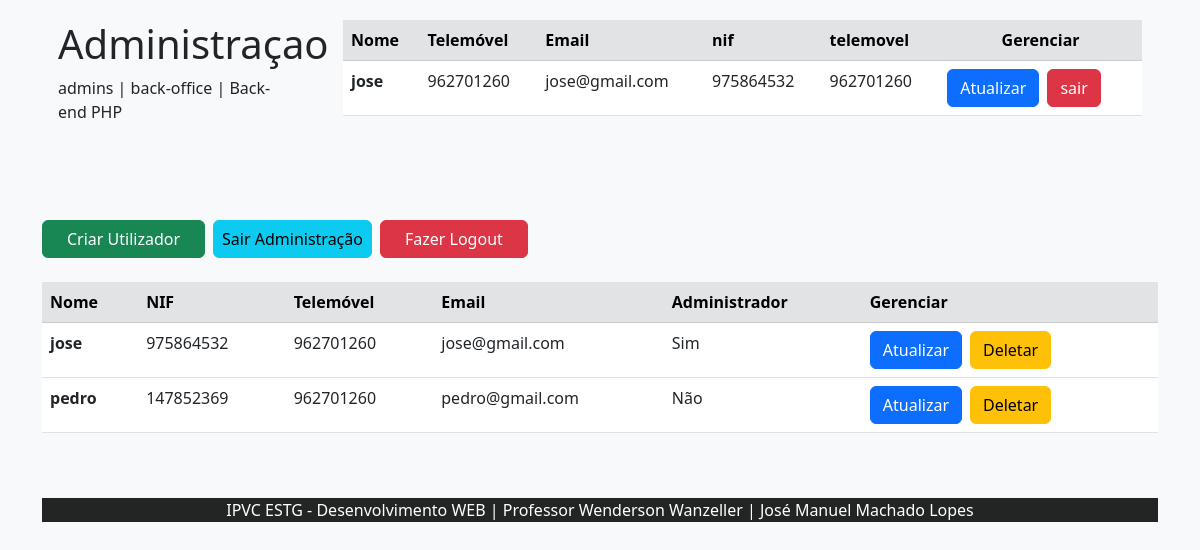
Page /pages/admin/admin_utilizadores/admin_utilizadores.php (signed in) on the earlier database version.
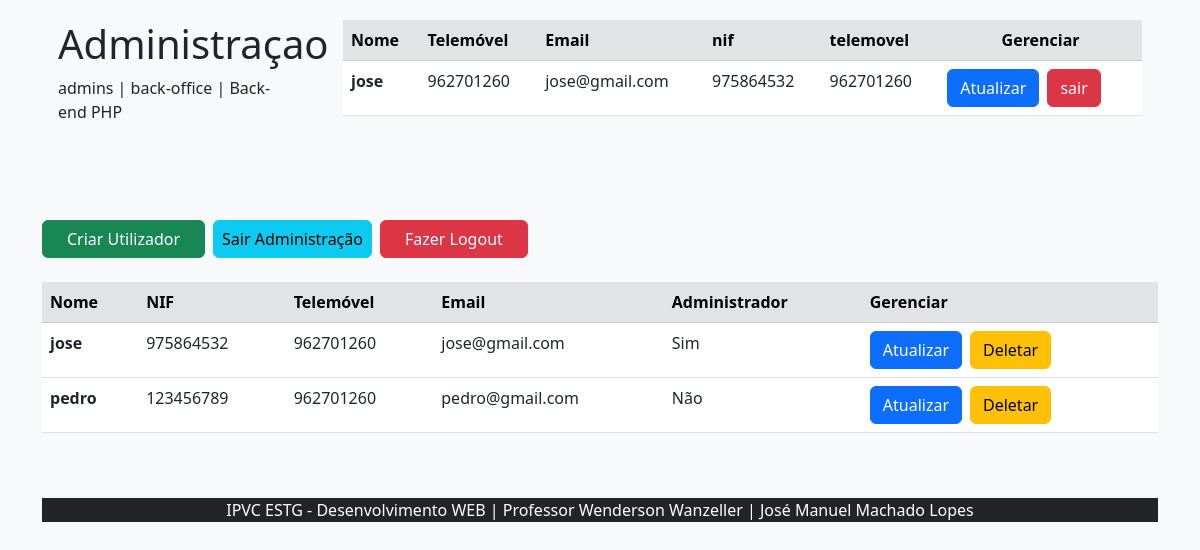
Same page on the later database version.
### tables this page shows
CREATE TABLE utilizadores(
        id INTEGER PRIMARY KEY,
        nome CHAR,  
        nif CHAR,  
        email CHAR NOT NULL, 
        telemovel   INTEGER,
        foto CHAR NULL, 
        administrador CHAR, 
        dono CHAR,
        pass_word CHAR NOT NULL
    );

### database/connections/repositorio.php (called while the page is built, shortened)
<?php
    function utilizador_data($id){
        $get = $GLOBALS['pdo']->prepare('SELECT*FROM utilizadores WHERE id = ?;');
        $get->bindValue(1, $id, PDO::PARAM_INT);
        $get->execute();
        return $get->fetch();
    }
    function todos_utilizadores(){
        $get = $GLOBALS['pdo']->query('SELECT*FROM utilizadores;');
        $utilizadores = [];
        while($lista  = $get->fetch()){
            $utilizadores[] = $lista;
        }
        return $utilizadores;
    }

### src/utils/auxiliadores.php (called while the page is built, shortened)
<?php
    include_once __DIR__.'/../../database/connections/repositorio.php';
function autenticado(){
    return isset($_SESSION['id']) ? true : false;
}
function utilizador(){
    if(autenticado()){
        return utilizador_data($_SESSION['id']);
    }else{
        return false;
    }
}

### pages/admin/admin_utilizadores/admin_utilizadores.php (the view, shortened to what this page needs)
<?php
require_once __DIR__ .'/../../../database/connections/repositorio.php';
require_once __DIR__ .'/../../../src/utils/auxiliadores.php';
$admin = utilizador();
$utilizadores = todos_utilizadores();
require_once __DIR__ . '/../../../pages/admin/templates/header.php';
?>
<link href="https://cdn.jsdelivr.net/npm/bootstrap@5.3.0-alpha3/dist/css/bootstrap.min.css" rel="stylesheet">
<main class="bg-light">
  <section class="py-4">
    <div class="d-flex justify-content">
      <a href="../criar_utilizador/criar_utilizador.php"><button class="btn btn-success px-4 me-2">Criar Utilizador</button></a>
      <a href="../administraçao/administraçao.php"><button class="btn btn-info px-2 me-2">Sair Administração</button></a>
      <form action="/src/controller/client/contr_autenticar.php" method="post">
        <button class="btn btn-danger px-4" type="submit" name="utilizador" value="logout">Fazer Logout</button>
      </form>
    </div>
  </section>
  <section>
    <div class="table-responsive">
      <table class="table mb-">
        <thead class="table-secondary">
          <tr>
            <th scope="col">Nome</th>
            <th scope="col">NIF</th>
            <th scope="col">Telemóvel</th>
            <th scope="col">Email</th>
            <th scope="col">Administrador</th>
            <th scope="col">Gerenciar</th>
          </tr>
        </thead>
        <tbody>
          <?php
          foreach ($utilizadores as $utilizador) {
          ?>
            <tr>
              <th scope="row"><?= $utilizador['nome'] ?></th>
              <td><?= $utilizador['nif'] ?></td>
              <td><?= $utilizador['telemovel'] ?></td>
              <td><?= $utilizador['email'] ?></td>
              <td><?= $utilizador['administrador'] == '1' ? 'Sim' : 'Não' ?></td>
              <td>
                <div class="d-flex justify-content">
                  <a href="/src/controller/admin/contr_utilizador.php? <?= 'utilizador=atualizar&id=' . $utilizador['id'] ?>"><button type="button" class="btn btn-primary me-2">Atualizar</button></a>
                  <button type="button" class="btn btn-warning" data-bs-toggle="modal" data-bs-target="#deletar<?= $utilizador['id'] ?>">Deletar</button>
                </div>
              </td>
            </tr>
          <?php
          }
          ?>
        </tbody>
      </table>
    </div>
  </section>
</main>
<?php
require_once __DIR__ . '/../../../pages/admin/templates/rodape.php';
?>

Differences in the rows shown:
changed utilizadores "pedro": nif "147852369" → "123456789"
